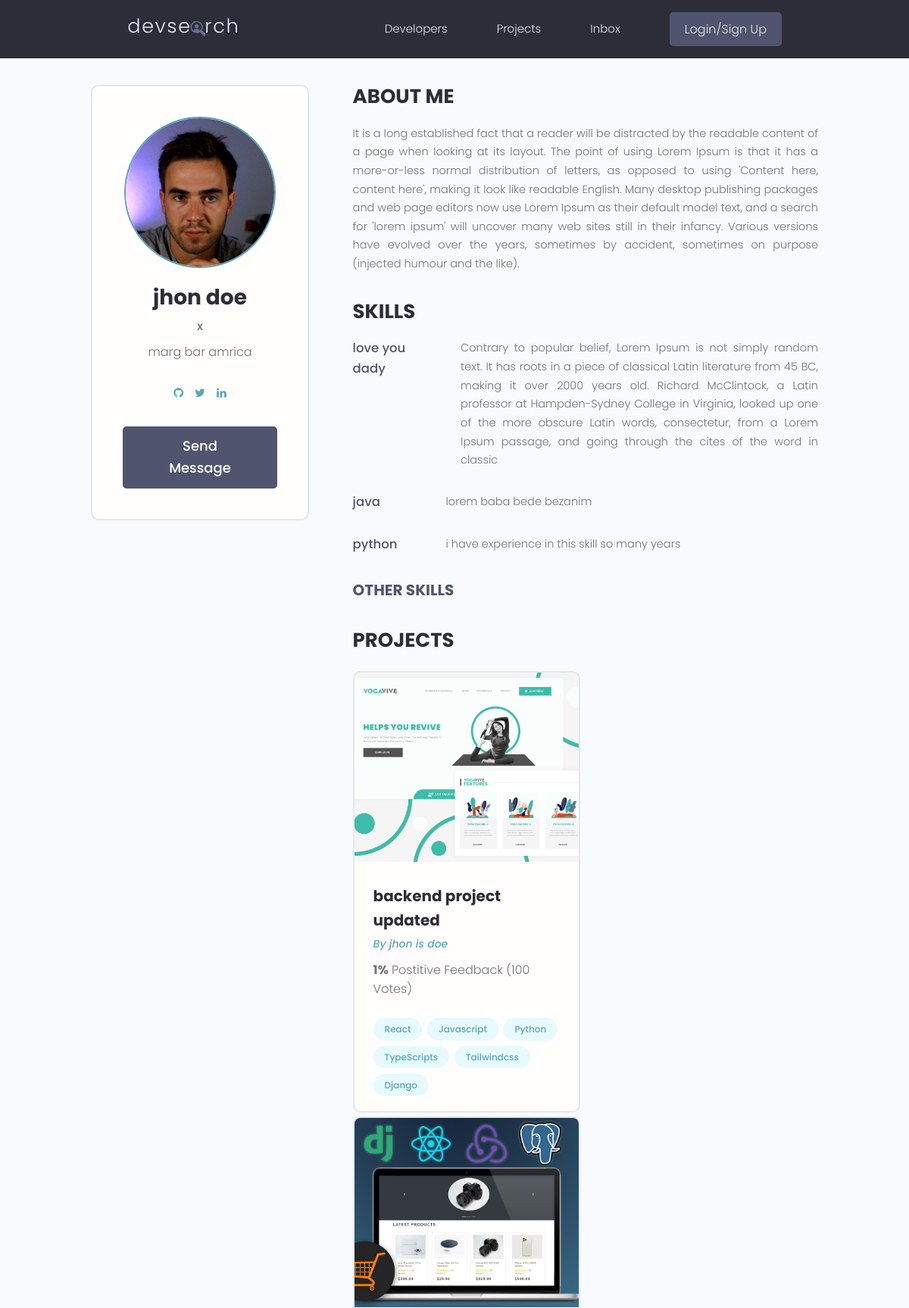
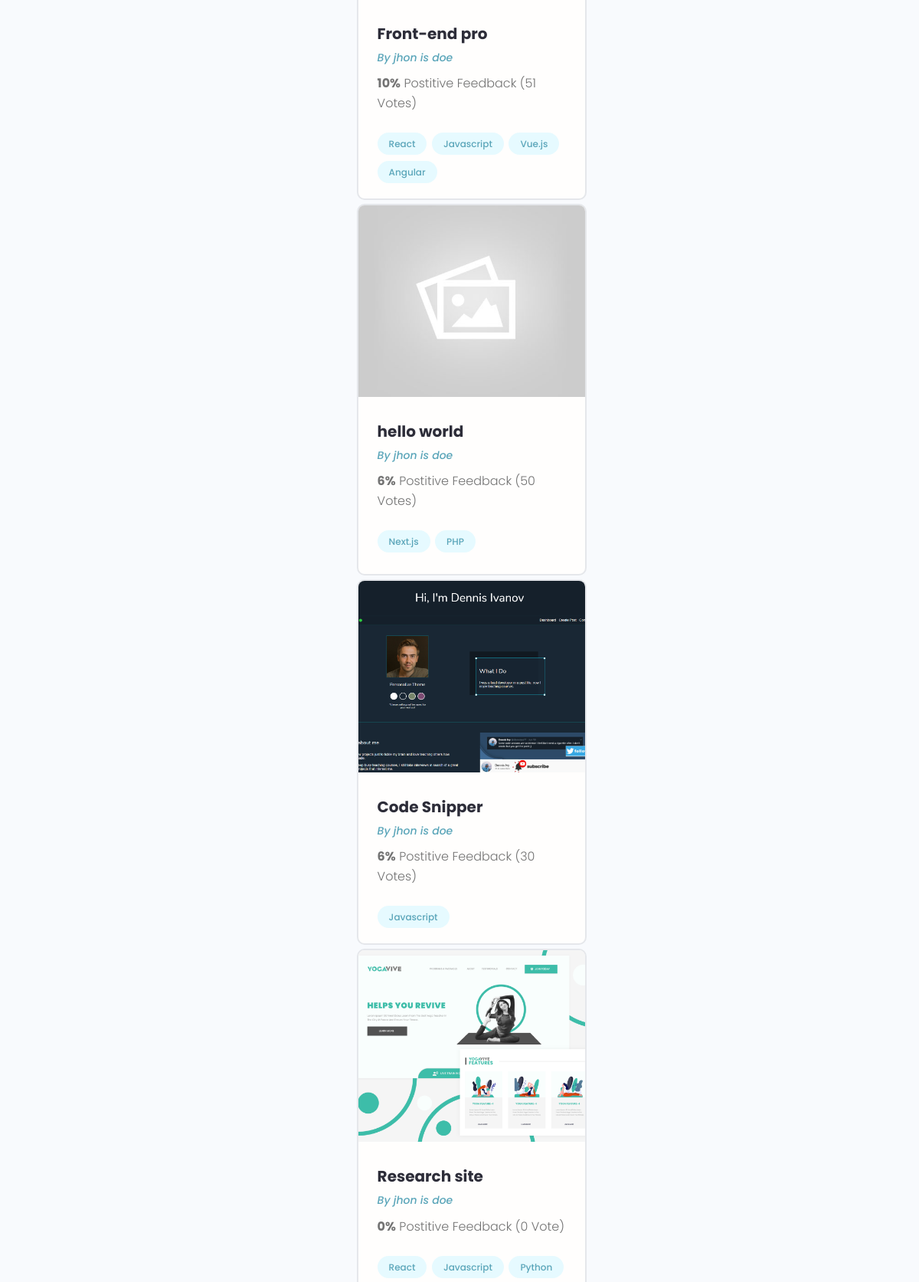
/userprofile/71088c34-33a5-43da-b7a2-fd6ae4532f5a/ (upper part), run on the app's committed database (2 pictures, top to bottom).
### users/models.py (models this page shows, shortened)
class Profile(models.Model):
      user = models.OneToOneField(User, on_delete=models.CASCADE,
            null=True, blank=True)
      name = models.CharField(max_length=200, blank=True, null=True)
      email = models.EmailField(max_length=500, blank=True,null=True)
      username =models.CharField(max_length=200, blank=True, null=True)
      location = models.CharField(max_length=200, blank=True, null=True)
      short_intro = models.CharField(max_length=200, blank=True, null=True)
      bio = models.TextField(blank=True, null=True)
      profile_image = models.ImageField(blank=True,null=True,
            default='user-default.png', upload_to='profiles/')
      social_github  = models.CharField(max_length=200, blank=True, null=True)
      social_twitter = models.CharField(max_length=200, blank=True, null=True)
      social_linkdin = models.CharField(max_length=200, blank=True, null=True)
      social_youtube = models.CharField(max_length=200, blank=True, null=True)
      social_website = models.CharField(max_length=200, blank=True, null=True)
      created = models.DateTimeField(auto_now_add=True)
      id = models.UUIDField(default=uuid.uuid4 ,
                  unique=True , primary_key=True , editable=False )
      def __str__(self):
            return str(self.user.username)

class Skill(models.Model):
      owner = models.ForeignKey(Profile,on_delete=models.CASCADE,
                  null=True, blank=True)
      id = models.UUIDField(unique=True,
                  default=uuid.uuid4,primary_key=True,editable=False)
      name = models.CharField(max_length=100 , null=True, blank=True)
      description = models.TextField(max_length=1000 , null=True, blank=True)
      created = models.DateTimeField(auto_now_add=True)

### projects/models.py (models this page shows, shortened)
class Project(models.Model):
      owner = models.ForeignKey(Profile,null=True,
                           blank=True, on_delete= models.SET_NULL)
      title = models.CharField(max_length=2000)
      description = models.TextField(null=True, blank=True)
      featured_image = models.ImageField( null=True, blank=True , default='default.jpg')
      demo_link = models.CharField(max_length=2000 ,null=True, blank=True)
      source_link = models.CharField(max_length=2000 ,null=True, blank=True)
      tags = models.ManyToManyField('Tag')
      vote_total = models.IntegerField(default=0,null=True,blank=True)
      vote_ratio = models.IntegerField(default=0,null=True,blank=True)
      created = models.DateTimeField(auto_now_add=True)
      id = models.UUIDField(default=uuid.uuid4 , unique=True , primary_key=True , editable=False )
      class Meta :
            ordering = [
                  '-vote_ratio',
                  '-vote_total', # if vote_ration in projects same number, number of review is matter for us
                  'title'
            ]

class Tag(models.Model):
      name = models.CharField(max_length=200)
      created = models.DateTimeField(auto_now_add=True)
      id = models.UUIDField(default=uuid.uuid4 , unique=True , primary_key=True , editable=False )
      def __str__(self):
            return  self.name

### users/views.py (the view)
# urls.py: path('userprofile/<str:pk>/', views.userProfile, name='userprofile'),
def userProfile(request, pk):
      profile = Profile.objects.get(id=pk)
      skills = profile.skill_set.all()
      context = {'profile':profile,'skills':skills }
      return render(request, 'users/user_profile.html', context)

### users/templates/users/user_profile.html (shortened to what this page needs)
{% extends "base.html" %}
{% load static %}
{% block content %}
  <main class="profile my-md">
      <div class="container">
        <div class="layout">
          <div class="column column--1of3">
            <div class="card text-center">
              <div class="card__body dev">
                <img class="avatar avatar--xl" src="{{ profile.profile_image.url  }}" />
                <h2 class="dev__name">{{profile.name}}</h2>
                <p class="dev__title">{{profile.short_intro}}</p>
                <p class="dev__location">{{profile.location}}</p>
                <ul class="dev__social">
                  {%if profile.social_github %}
                  <li>
                    <a title="Github" href="{{profile.social_github}}" target="_blank"><i class="fa fa-github"></i></a>
                  </li>
                  {% endif %}
                  {% if profile.social_twitter %}
                  <li>
                    <a title="Twitter" href="{{profile.social_twitter}}" target="_blank"><i class="fa fa-twitter"></i></a>
                  </li>
                  {% endif %}
                  {% if profile.social_linkdin %}
                  <li>
                    <a title="LinkedIn" href="{{profile.social_linkdin}}" target="_blank"><i class="fa fa-linkedin"></i></a>
                  </li>
                  {% endif %}
                </ul>
                {% if request.user.profile != profile  %}
                  <a href="{% url 'create-message' profile.id %}" class="btn btn--sub btn--lg">Send Message </a>
                {% endif %}
              </div>
            </div>
          </div>
          <div class="column column--2of3">
            <div class="devInfo">
              <h3 class="devInfo__title">About Me</h3>
              <p class="devInfo__about">
                  {%if profile.bio != ''%}
                        {{profile.bio}}
                  {% endif %}
              </p>
            </div>
            <div class="devInfo">
              <h3 class="devInfo__title">Skills</h3>
              <div class="devInfo__skills">
                  {% for skill in skills %}
                        <div class="devSkill">
                              {%if skill.description %}
                                    <h4 class="devSkill__title">{{skill.name}}</h4>
                                    <p class="devSkill__info">
                                    {%if skill.description %}
                                          {{skill.description}}
                                    {% endif %}
                                    </p>
                              {% endif %}
                        </div>
                  {% endfor %}
                <h3 class="devInfo__subtitle">Other Skills</h3>
              </div>
            </div>
            <div class="devInfo">
              <h3 class="devInfo__title">Projects</h3>
              <div class="grid grid--two">
                <div class="column">
                  {%for project in profile.project_set.all%}
                        <div class="card project">
                        <a href="/project/single/{{project.id}}" class="project">
                        <img class="project__thumbnail" src="{{ project.featured_image.url }}" alt="project thumbnail" />
                        <div class="card__body">
                              <h3 class="project__title">{{project.title}}</h3>
                              <p><a class="project__author" href="profile.html">By {{project.owner}} </a></p>
                              <p class="project--rating">
                              <span style="font-weight: bold;">{{project.vote_total}}%</span> Postitive
                                    {% if project.vote_ratio > 1 %}
                                          Feedback ({{project.vote_ratio}} Votes)
                                    {%else%}
                                          Feedback ({{project.vote_ratio}} Vote)
                                    {% endif %}
                              </p>
                              <div class="project__tags">
                              {% for tag in project.tags.all %}
                                          <span class="tag tag--pill tag--main">
                                          <small>{{tag}} </small>
                                          </span>
                              {% endfor %}
                              </div>
                        </div>
                        </a>
                        </div>
                  {% endfor %}
                </div>
              </div>
            </div>
          </div>
        </div>
      </div>
    </main>{% endblock content %}

### static/styles/app.css (style rules this page uses)
:root { --color-sub: #2d2d39; }
.btn--sub { background-color: var(--color-sub-light); }
.card { border: 2px solid var(--color-light); }
img { width: 100%; }
.profile .card > .dev { padding: 4rem; }
.dev__name { color: var(--color-sub); font-size: 2.8rem; font-weight: 700; margin-top: 1rem; margin-bottom: 0.5rem; }
.dev__title { font-size: 1.6rem; font-weight: 500; line-height: 1.3; }
.dev__location { margin-top: 1rem; }
.dev__social { margin: 3rem 0; list-style: none; display: flex; justify-content: center; gap: 1.5rem; }
.devInfo { margin-bottom: 3rem; }
.devInfo__title, .devInfo__subtitle { font-size: 2.6rem; color: var(--color-sub); text-transform: uppercase; font-weight: 700; margin-bottom: 1.5rem; }
.devInfo__subtitle { font-size: 2rem; color: var(--color-sub-light); }
.devInfo__about, .devSkill__info { font-size: 1.45rem; line-height: 1.7; text-align: justify; }
.devSkill { margin-bottom: 3rem; }
.devSkill__title { font-size: 1.65rem; font-weight: 500; color: var(--color-sub-light); }
@media screen and (min-width: 700px) { .devSkill { display: flex; justify-content: space-between; gap: 3rem; } }
@media screen and (min-width: 700px) { .devSkill__info { flex-basis: 80%; } }
.project__author { font-size: 1.4rem; font-style: italic; }
.project--rating { margin-bottom: 1.6em; margin-top: .5em; }
.project__thumbnail { height: 25rem; object-fit: cover; object-position: top center; }
.project__title { font-size: 2rem; font-weight: 700; color: var(--color-sub); }

### static/uikit/styles/modules/_variables.css (style rules this page uses)
:root { --color-main: #5aa5b9; --color-main-light: #e6faff; --color-sub: #3f4156; --color-sub-light: #51546e; --color-sub-lighter: #ededfd; --color-text: #737373; --color-gray: #8b8b8b; --color-light: #e5e7eb; --color-light-gray: #767676; --color-bg: #f8fafd; --color-white: #fffefd; --color-white-light: #f3f3f3; --color-success: #359e64; --color-success-bg: #def8e8; --color-error: #fc4b0b; --color-error-bg: #fff2ee; --font-base: 'Poppins', arial, helvetica, 'Segoe UI', roboto, ubuntu, sans-serif; --font-monospace: 'Fira Code', 'Courier New', courier, monospace; --font-regular: 300; --font-medium: 500; --font-bold: 700; --generic-shadow: 1px 1px 5px #00000010; --generic-transition: all 0.3s ease-in-out; }

### static/uikit/styles/modules/_base.css (style rules this page uses)
* { margin: 0; padding: 0; box-sizing: border-box; text-rendering: optimizeLegibility; color: inherit; font-size: inherit; }
html { font-size: 50%; }
@media only screen and (min-width: 480px) { html { font-size: 56.25%; } }
@media only screen and (min-width: 1200px) { html { font-size: 62.5%; } }
body { line-height: 1.6; font-weight: 400; font-size: 1.5rem; color: var(--color-text); background-color: var(--color-bg); min-height: 100vh; }

### static/uikit/styles/modules/_typography.css (style rules this page uses)
* { font-family: var(--font-base); }
h2 { font-size: 3.6rem; font-weight: var(--font-bold); }
h3 { font-size: 3.2rem; font-weight: var(--font-medium); }
h4 { font-size: 2.8rem; font-weight: var(--font-medium); }
p, span, strong { font-size: 1.6rem; color: var(--color-text); font-weight: var(--font-regular); }
a { padding-bottom: 2px; text-decoration: none; display: inline-block; color: var(--color-main); font-weight: var(--font-medium); }

### static/uikit/styles/modules/_utilities.css (style rules this page uses)
.container { width: 92%; max-width: 165rem; margin: 0 auto; box-sizing: border-box; }
@media screen and (min-width: 1000px) { .container { width: 90%; } }
@media screen and (min-width: 1200px) { .container { width: 80%; } }
.text-center { text-align: center; }
.my-md { margin: 3rem auto; }

### static/uikit/styles/modules/_avatar.css (style rules this page uses)
.avatar { border-radius: 50%; border: 2px solid var(--color-main); object-fit: cover; }
.avatar--xl { height: 20rem; width: 20rem; }

### static/uikit/styles/modules/_button.css (style rules this page uses)
.btn { display: inline-block; position: relative; cursor: pointer; background-color: var(--color-light); font-weight: var(--font-medium); color: var(--color-sub); text-decoration: none; padding: 1rem 2rem; border-radius: 0.5rem; border: none; width: -webkit-fit-content; width: -moz-fit-content; width: fit-content; height: -webkit-fit-content; height: -moz-fit-content; height: fit-content; font-size: 1.6rem; outline-width: 0; outline-color: transparent; -webkit-backface-visibility: hidden; backface-visibility: hidden; transition: all 0.3s ease-in-out; }
.btn--sub { background-color: var(--color-sub); color: var(--color-white); }
.btn--lg { font-size: 1.8rem; padding: 1.2rem 4.5rem; }

### static/uikit/styles/modules/_card.css (style rules this page uses)
.card { border-radius: 1rem; background-color: var(--color-white); border: 1.5px solid var(--color-light); width: auto; height: auto; margin-top: 0.5rem; margin-bottom: 0.5rem; overflow: hidden; }
.card__body, .card__header { padding: 2rem 2.5rem; }

### data on the page
Profile: profile_image (picture), name "jhon doe", short_intro "x", location "marg bar amrica", bio "It is a long established fact that a reader will be distracted by the readable content of a page when looking at its layout. The point of using Lorem Ipsum is that it has a more-or-less normal distribution of letters, as opposed to using 'Content here, content here', making it look like readable English. Many desktop publishing packages and web page editors now use Lorem Ipsum as their default model text, and a search for 'lorem ipsum' will uncover many web sites still in their infancy. Various versions have evolved over the years, sometimes by accident, sometimes on purpose (injected humour and the like)."
Skill: name "love you dady", description "Contrary to popular belief, Lorem Ipsum is not simply random text. It has roots in a piece of classical Latin literature from 45 BC, making it over 2000 years old. Richard McClintock, a Latin professor at Hampden-Sydney College in Virginia, looked up one of the more obscure Latin words, consectetur, from a Lorem Ipsum passage, and going through the cites of the word in classic"
Skill: name "java", description "lorem baba bede bezanim"
Skill: name "python", description "i have experience in this skill so many years"
Project: featured_image (picture), title "backend project updated", owner "jhon is doe", vote_total "1", vote_ratio "100"
Tag: name "React"
Tag: name "Javascript"
Tag: name "Python"
Tag: name "TypeScripts"
Tag: name "Tailwindcss"
Tag: name "Django"
Project: featured_image (picture), title "Front-end pro", owner "jhon is doe", vote_total "10", vote_ratio "51"
Tag: name "Vue.js"
Tag: name "Angular"
Project: featured_image (placeholder picture), title "hello world", owner "jhon is doe", vote_total "6", vote_ratio "50"
Tag: name "Next.js"
Tag: name "PHP"
Project: featured_image (picture), title "Code Snipper", owner "jhon is doe", vote_total "6", vote_ratio "30"
Project: featured_image (picture), title "Research site", owner "jhon is doe", vote_total "0", vote_ratio "0"
